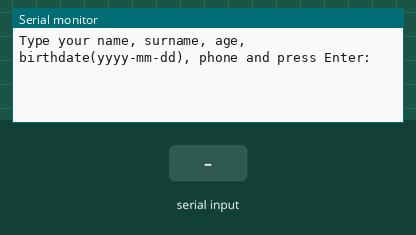
A sketch run on a simulated Arduino Uno, built with avr-gcc and run on an emulated ATmega328P. Parts: the last lines printed to the serial monitor. The test bench sets the inputs (shaded band). Storage starts empty.

Above: at 1.2 s.
1.3 s: "1\n" received over Serial
At 1.8 s:
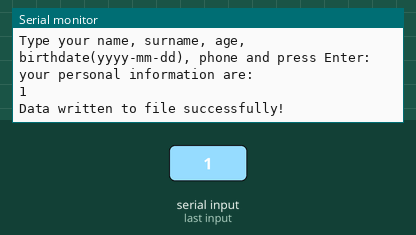
2.8 s: "0\n" received over Serial
At 4.0 s:
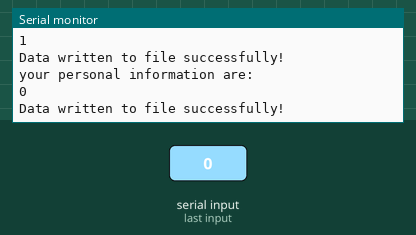
4.3 s: "2\n" received over Serial
At 5.2 s:
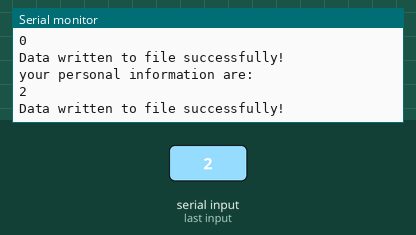

Measured:
- after the input at 1.3 s, the serial monitor: prints a new line at once (image 1)
- after the input at 2.8 s, the serial monitor: prints a new line at once (image 2)
- after the input at 4.3 s, the serial monitor: prints a new line at once (image 3)

The sketch:

writeSDCard.ino
```cpp
#include <SD.h>
#include <SPI.h>

File file;

void setup() {
  Serial.begin(115200);

  // Initialize SD card
  if (!SD.begin()) {
    Serial.println("SD card initialization failed");
    return;
  }

  Serial.println("Type your name, surname, age, birthdate(yyyy-mm-dd), phone and press Enter:");
}

void loop() {
  if (Serial.available()) {
    String data = Serial.readStringUntil('\n'); // Read a line from Serial Monitor

    // Open file in append mode
    file = SD.open("/testData.csv", FILE_APPEND);
    if (!file) {
      Serial.println("Failed to open file for writing");
      return;
    }

    // If file is not empty, add a newline before writing new data
    if (file.size() > 0) {
      file.println();
    }

    // Write data to the file
    file.print(data);
    file.close(); // Close the file

    Serial.println("your personal information are: ");
    Serial.println(data);
    Serial.println("Data written to file successfully!");
  }
}
```
